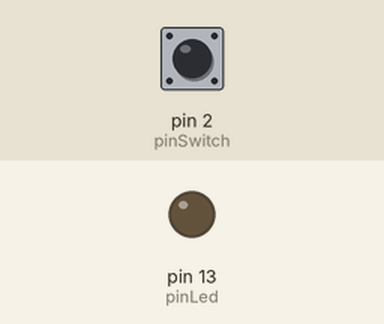
Simulated run of this sketch. Board: Arduino Uno, built with avr-gcc and run on an emulated ATmega328P. Shown: output pins drawn as LEDs (lit = HIGH). Inputs (shaded band) come from the test bench; at power-on: pin 2 (pinSwitch) LOW.

Above: at 1.2 s.
1.3 s: pin 2 (pinSwitch) pulled HIGH for 0.15 s
At 1.37 s:
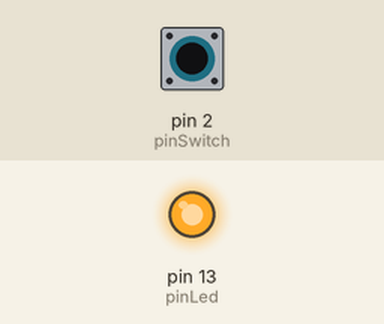
2.9 s: pin 2 (pinSwitch) pulled HIGH for 3.2 s
At 6.5 s:
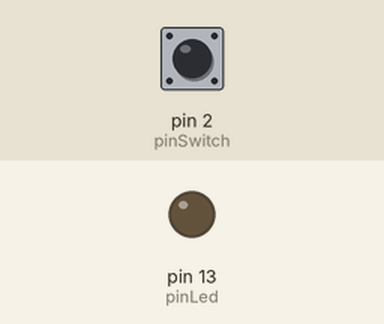
Timing chart, 0 to 8.0 s (numbered marks = the images above; inputs shaded):
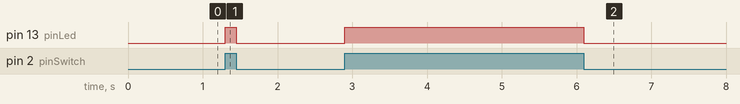

The sketch:

Digital_inputOutput.ino
```cpp
// Program 2: Entradas y salidas digitales

// Declaraciones
int pinLed = 13;
int pinSwitch = 2;
int estado;
// Configuración
void setup(){
  pinMode(pinLed,OUTPUT); // Salida digital
  pinMode(pinSwitch,INPUT);  // Entrada digital
}

void loop(){
  estado = digitalRead(pinSwitch);
  digitalWrite(pinLed,estado);
}
```

Measured:
- after the input at 1.3 s, pin 13 (pinLed): LOW → HIGH at once, → LOW 0.15 s later
- after the input at 2.9 s, pin 13 (pinLed): LOW → HIGH at once, → LOW 3.2 s later
